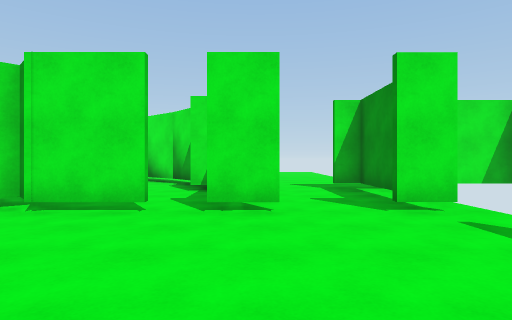
view 1 (above)

13 first-person views from a walk through a 3-D level made in the Unity game engine. The camera is 1.4 m above the floor, looks level and sees 75° across. The floor is counted in squares, 2 m on a side. Each view is taken from the middle of a square. On the plan, view 1 faces up. The plan holds only what a view shows up to about 10 squares ahead; the rest is blank. The place goes on beyond the plan.

view 2
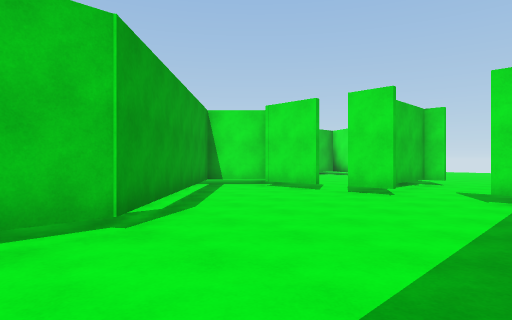

view 3
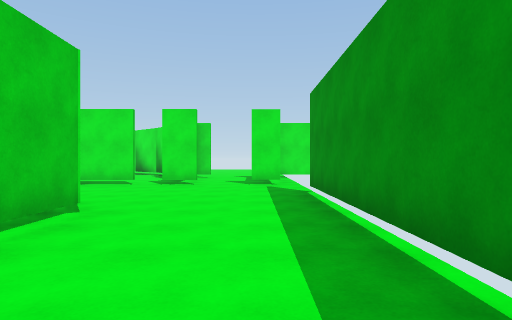

view 4
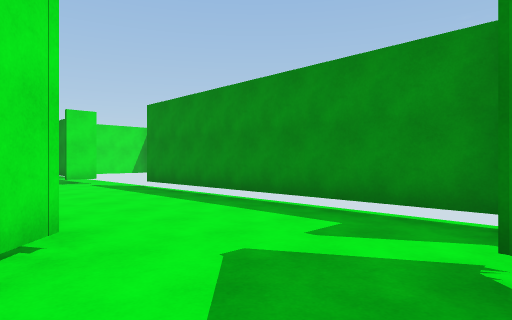

view 5
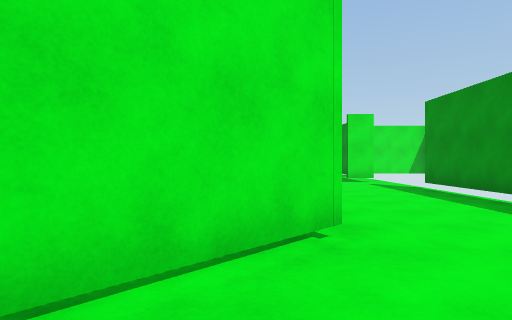

view 6
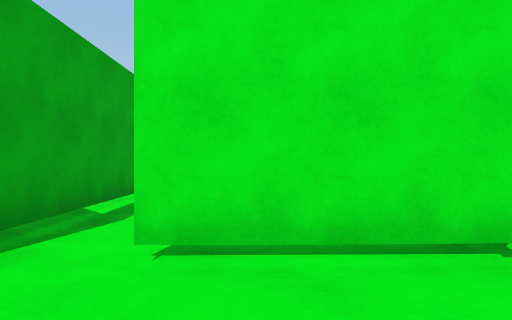

view 7
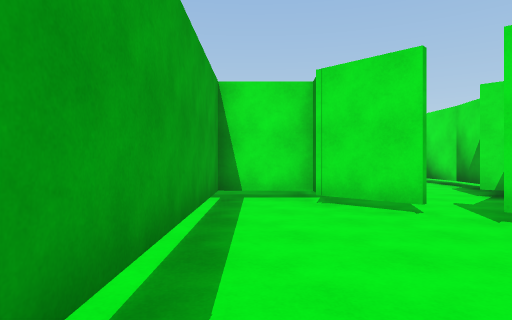

view 8
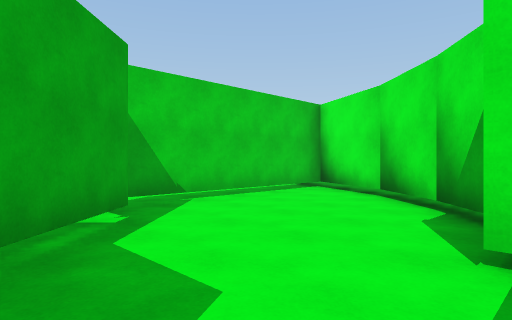

view 9
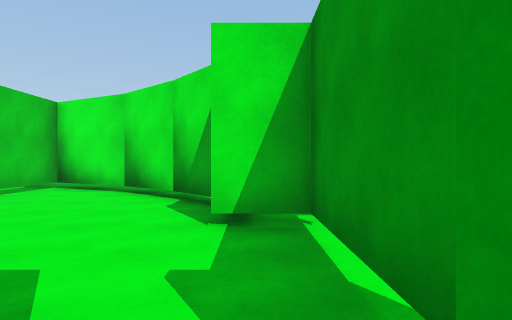

view 10
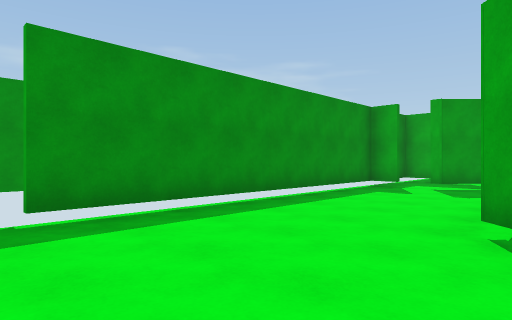

view 11
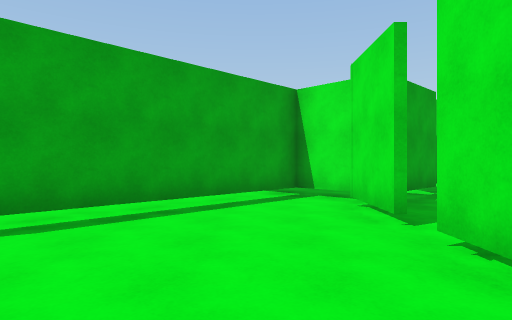

view 12
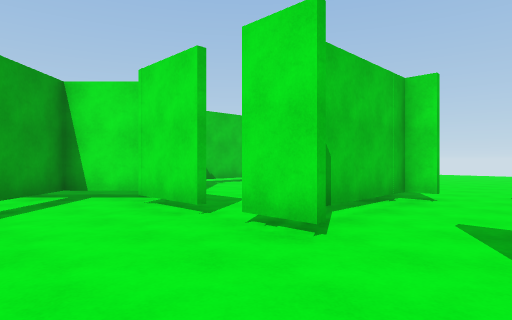

view 13
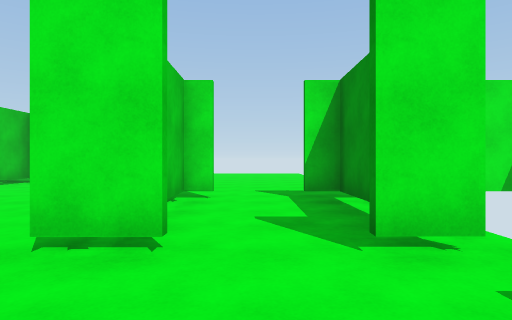

### Floor plan
Points are (right, up) in squares from view 1. A wall is a line through its corners. A room is listed if a view was taken in it or the views show most of it. See-through windows are left out.
Room 1 (views 1, 2, 3, 4, 5, 6, 7, 9, 10, 11, 12, 13)
walls: (-0.2, -3) (-2.1, -5); (0.4, 4.4) (-0.8, 4.4); (2.7, 4.4) (1.9, 4.4); (-1.4, 4.4) (-3, 4.4) (-3.6, 5.1) (-4.8, 3.8) (-0.3, -0.6) (-0.3, -2.1); (2.5, -5.6) (3.2, -5.6) (3.2, 2); (0.8, -6.4) (1.5, -5.6)
ways out: opening at (-1, 5) to room 2; opening at (1, 5) to room 3
Room 2 (view 8)
walls: (-1.7, 9) (-2.5, 10.1); (-2.5, 10) (-3.9, 11.3); (-5.1, 6.9) (-3.7, 5.3); (-3.8, 11.2) (-5.9, 12.3) (-5.9, 7.1); (-0.4, 4.9) (-0.4, 7.5) (-1.5, 7.5)
ways out: opening at (-1, 5) to room 1
Room 3 (no view inside)
walls: (2.5, 6.1) (2.5, 8) (1.9, 8); (-0.4, 8) (-0.4, 5.4)
ways out: opening at (1, 5) to room 1; opening at (1, 8)

Where each view was taken, in squares from view 1:
view 1: 0 up, 0 right, facing up
view 2: 2 down, 3 right, facing up-left
view 3: 5 down, 2 right, facing up
view 4: 6 down, 1 left, facing up-right
view 5: 6 down, 1 left, facing up
view 6: 6 down, 0 right, facing up-left
view 7: 0 up, 0 right, facing up-left
view 8: 5 up, 1 left, facing up-left
view 9: 4 up, 1 left, facing up
view 10: 3 up, 1 left, facing down-right
view 11: 3 up, 2 right, facing left
view 12: 2 up, 2 right, facing up-left
view 13: 2 up, 1 right, facing up
